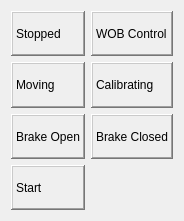
   <widget class="QWidget" name="layoutWidget_13">
    <property name="geometry">
     <rect>
      <x>540</x>
      <y>130</y>
      <width>181</width>
      <height>221</height>
     </rect>
    </property>
    <layout class="QGridLayout" name="gridLayout_24">
     <item row="1" column="0">
      <widget class="QLabel" name="label_Moving">
       <property name="frameShape">
        <enum>QFrame::WinPanel</enum>
       </property>
       <property name="frameShadow">
        <enum>QFrame::Raised</enum>
       </property>
       <property name="text">
        <string>Moving</string>
       </property>
       <property name="wordWrap">
        <bool>false</bool>
       </property>
      </widget>
     </item>
     <item row="2" column="0">
      <widget class="QLabel" name="label_Brake_Open">
       <property name="frameShape">
        <enum>QFrame::WinPanel</enum>
       </property>
       <property name="frameShadow">
        <enum>QFrame::Raised</enum>
       </property>
       <property name="text">
        <string>Brake Open</string>
       </property>
       <property name="wordWrap">
        <bool>false</bool>
       </property>
      </widget>
     </item>
     <item row="3" column="0">
      <widget class="QLabel" name="label_Start">
       <property name="frameShape">
        <enum>QFrame::WinPanel</enum>
       </property>
       <property name="frameShadow">
        <enum>QFrame::Raised</enum>
       </property>
       <property name="text">
        <string>Start</string>
       </property>
       <property name="wordWrap">
        <bool>false</bool>
       </property>
      </widget>
     </item>
     <item row="2" column="1">
      <widget class="QLabel" name="label_Brake_Closed">
       <property name="frameShape">
        <enum>QFrame::WinPanel</enum>
       </property>
       <property name="frameShadow">
        <enum>QFrame::Raised</enum>
       </property>
       <property name="text">
        <string>Brake Closed</string>
       </property>
       <property name="wordWrap">
        <bool>false</bool>
       </property>
      </widget>
     </item>
     <item row="0" column="1">
      <widget class="QLabel" name="label_WOB_Ctrl">
       <property name="frameShape">
        <enum>QFrame::WinPanel</enum>
       </property>
       <property name="frameShadow">
        <enum>QFrame::Raised</enum>
       </property>
       <property name="text">
        <string>WOB Control</string>
       </property>
       <property name="wordWrap">
        <bool>false</bool>
       </property>
      </widget>
     </item>
     <item row="0" column="0">
      <widget class="QLabel" name="label_Stopped">
       <property name="frameShape">
        <enum>QFrame::WinPanel</enum>
       </property>
       <property name="frameShadow">
        <enum>QFrame::Raised</enum>
       </property>
       <property name="text">
        <string>Stopped</string>
       </property>
       <property name="wordWrap">
        <bool>false</bool>
       </property>
      </widget>
     </item>
     <item row="1" column="1">
      <widget class="QLabel" name="label_Calibrationg">
       <property name="frameShape">
        <enum>QFrame::WinPanel</enum>
       </property>
       <property name="frameShadow">
        <enum>QFrame::Raised</enum>
       </property>
       <property name="text">
        <string>Calibrating</string>
       </property>
       <property name="wordWrap">
        <bool>false</bool>
       </property>
      </widget>
     </item>
    </layout>
   </widget>
